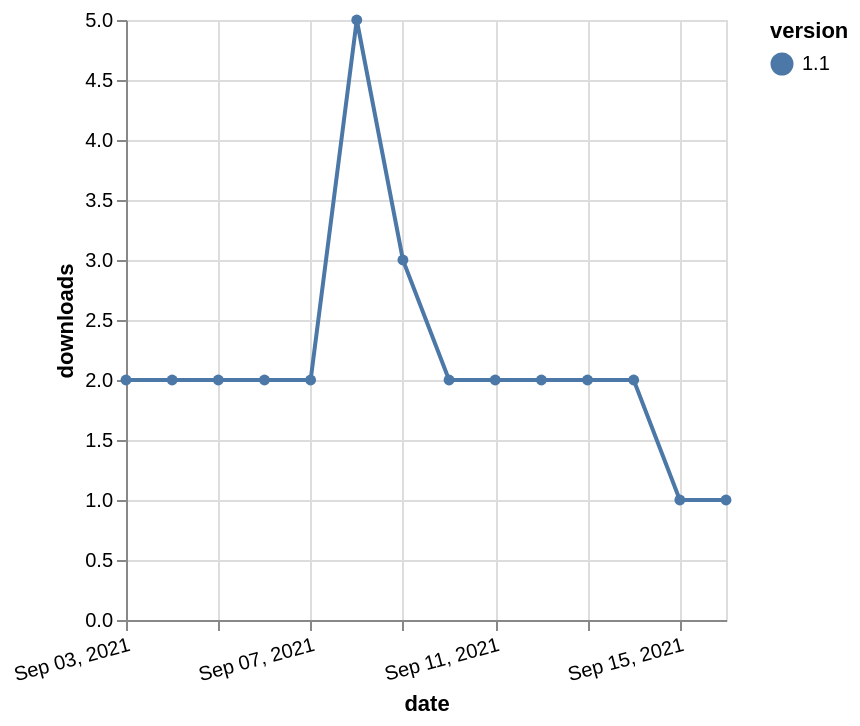

Express this chart as Vega-Lite.
### Vega-Lite specification from a JSON file in a GitHub repository (floating-point values rounded to 4 significant figures)
{"$schema": "https://vega.github.io/schema/vega-lite/v5.json", "description": "A simple bar chart with embedded data.", "data": {"values": [{"date": "2021-09-03", "total": 2472, "delta": 2, "version": "1.1"}, {"date": "2021-09-04", "total": 2474, "delta": 2, "version": "1.1"}, {"date": "2021-09-05", "total": 2476, "delta": 2, "version": "1.1"}, {"date": "2021-09-06", "total": 2478, "delta": 2, "version": "1.1"}, {"date": "2021-09-07", "total": 2480, "delta": 2, "version": "1.1"}, {"date": "2021-09-08", "total": 2485, "delta": 5, "version": "1.1"}, {"date": "2021-09-09", "total": 2488, "delta": 3, "version": "1.1"}, {"date": "2021-09-10", "total": 2490, "delta": 2, "version": "1.1"}, {"date": "2021-09-11", "total": 2492, "delta": 2, "version": "1.1"}, {"date": "2021-09-12", "total": 2494, "delta": 2, "version": "1.1"}, {"date": "2021-09-13", "total": 2496, "delta": 2, "version": "1.1"}, {"date": "2021-09-14", "total": 2498, "delta": 2, "version": "1.1"}, {"date": "2021-09-15", "total": 2499, "delta": 1, "version": "1.1"}, {"date": "2021-09-16", "total": 2500, "delta": 1, "version": "1.1"}]}, "width": "container", "mark": {"type": "line", "point": {"filled": true}}, "encoding": {"x": {"field": "date", "type": "temporal", "timeUnit": "yearmonthdate", "title": "date", "axis": {"labelAngle": -15}}, "y": {"field": "delta", "type": "quantitative", "title": "downloads"}, "color": {"field": "version", "type": "nominal"}, "tooltip": {"field": "delta"}}}
